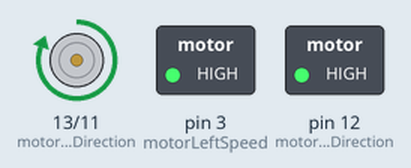
The sketch below on a simulated Arduino Uno, built with avr-gcc and run on an emulated ATmega328P. Parts: direction and speed pins drawn as motors (green arrow = direction pin HIGH = forward, orange = LOW = backward, longer = more drive), switched loads named in the sketch (green lamp = pin HIGH).

Above: at 0.4 s.
At 2.8 s:
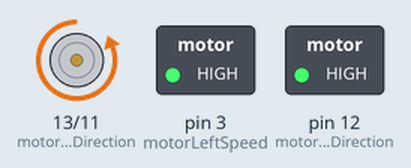
Timing chart, 0 to 3.1 s (numbered marks = the images above):
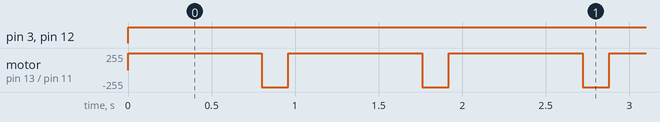

The sketch:

Arduino_Motor_Shield_Rev3_-_40x40cm.ino
```cpp
//Motor A (Left)
int motorLeftDirection = 12;   //DIR A
int motorLeftSpeed = 3;        //PWM A

//Motor B (Right)
int motorRightDirection = 13;   //DIR B
int motorRightSpeed = 11;       //PWM B

void setup() {
  //Motor A (Left)
  pinMode(motorLeftDirection, OUTPUT);
  pinMode(motorLeftSpeed, OUTPUT);

  //Motor B (Right)
  pinMode(motorRightDirection, OUTPUT);
  pinMode(motorRightSpeed, OUTPUT);
}

void loop() {
  //Go Forward
  drive(HIGH, 100, HIGH, 100, 800);

  //Turn Right (hard turn)
  drive(HIGH, 100, LOW, 100, 160);

  //Turn Right (soft turn)
  //drive(HIGH, 100, HIGH, 0, 370);
}

//Drives the robot
void drive(boolean leftDirection, int leftSpeed, boolean rightDirection, int rightSpeed, int distance) {
  //Motor A (Left)
  digitalWrite(motorLeftDirection, leftDirection);
  digitalWrite(motorLeftSpeed, leftSpeed);

  //Motor B (Right)
  digitalWrite(motorRightDirection, rightDirection);
  digitalWrite(motorRightSpeed, rightSpeed);

  //Driving distance/time
  delay(distance);
}
```

Measured:
- by itself, pin 3 (motorLeftSpeed), pin 12 (motorLeftDirection): LOW → HIGH at 0.00 s
- by itself, motor on pin 13 (motorRightDirection) / pin 11 (motorRightSpeed): alternates forward 255/255 for 0.80 s and backward 255/255 for 0.16 s
